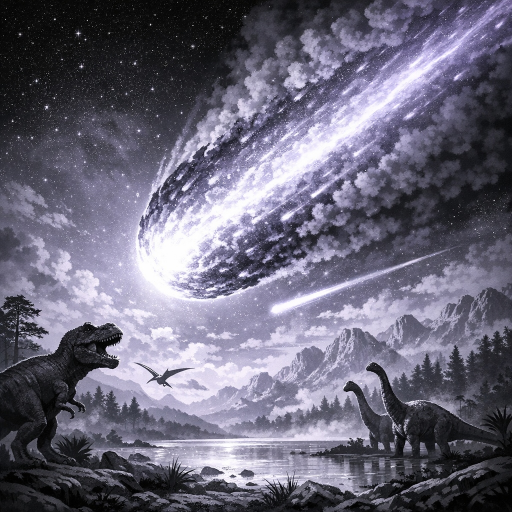
#> input picture dist/images/herds_watching.jpg, 1024 x 1024 px, found by its file name (shown at 1/2 size); its folder holds 3 pictures in this run
$ python compress.py
#> lines starting #> are read from the running program, lines starting #| are printed output that depends on the picture
import os
import shutil
import subprocess
try:
    from PIL import Image
except ImportError:
    subprocess.check_call(["pip", "install", "Pillow"])
    from PIL import Image

src = r"C:\Users\vivpawar\.gemini\antigravity\brain\cd262351-a379-4173-a356-19a029455108\media__1774414946425.png"
dst = r"public\images\main_bg.png"
if os.path.exists(src):
    shutil.copyfile(src, dst)

folder = r"public\images"
for filename in os.listdir(folder):
    if filename.endswith(".jpg") or filename.endswith(".png"):
        filepath = os.path.join(folder, filename)
        outpath = os.path.join(folder, filename.rsplit('.', 1)[0] + '.webp')

        try:
            with Image.open(filepath) as img:
#> img is the input picture: PIL image 1024x1024 RGB; mean R, G, B 105.3, 102.8, 120.1
                img.thumbnail((800, 800))
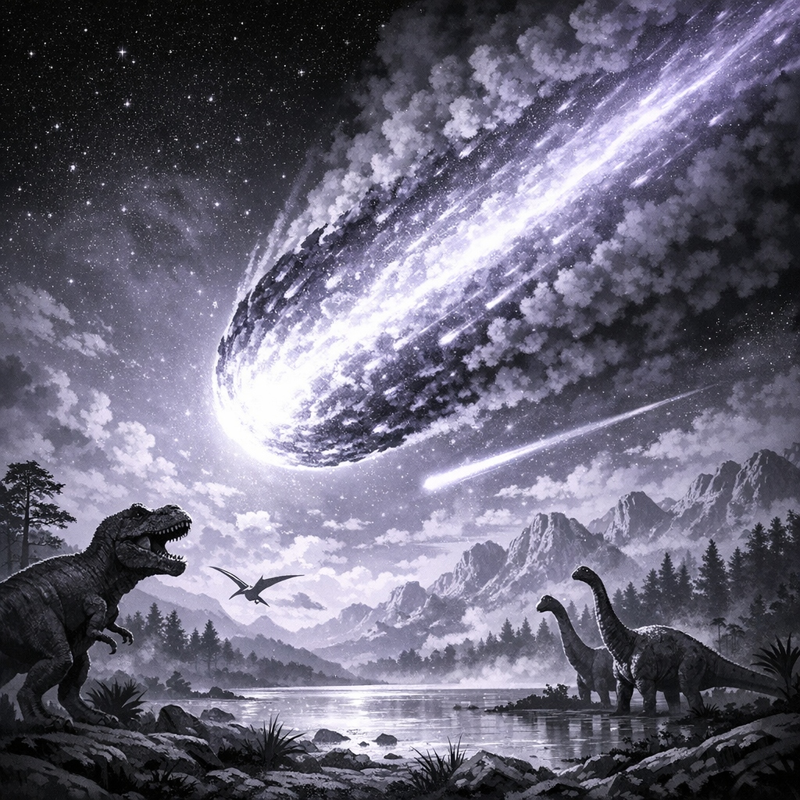
#> img: PIL image 800x800 RGB; mean R, G, B 105.3, 102.8, 120.1
                if img.mode != "RGB" and img.mode != "RGBA":
                    img = img.convert("RGBA")
                img.save(outpath, "webp", quality=50)
            os.remove(filepath)
            print(f"Compressed {filename} to {outpath}")
        except Exception as e:
            print(f"Failed on {filename}: {e}")
#> pass 2 of the loop `for filename in os.listdir(folder):`:
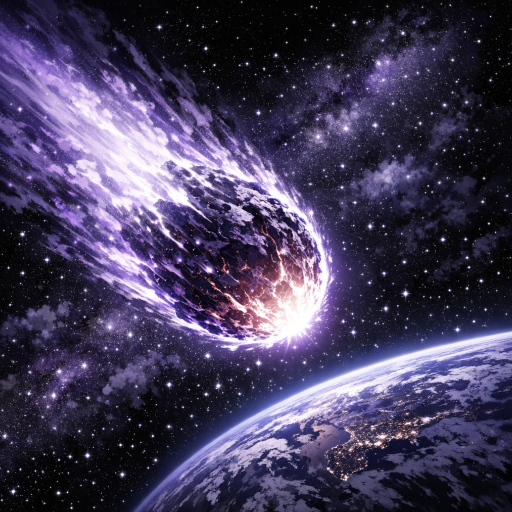
#> input picture dist/images/meteor_in_space.jpg, 1024 x 1024 px, found by its file name (shown at 1/2 size)
#> img is the input picture: PIL image 1024x1024 RGB; mean R, G, B 68.3, 60.7, 90.1
#> `img.thumbnail((800, 800))`:
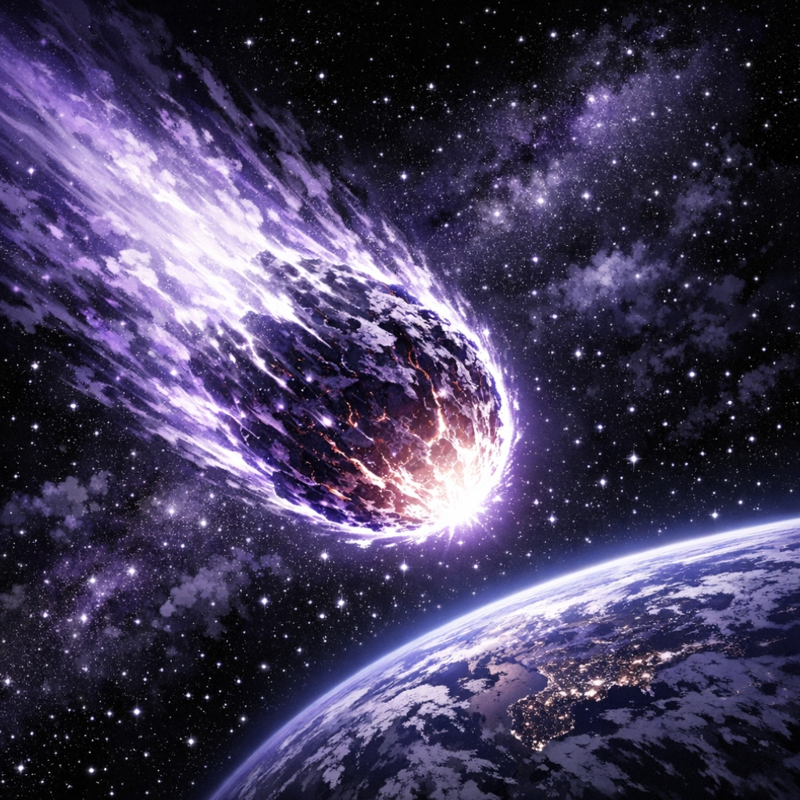
#> img: PIL image 800x800 RGB; mean R, G, B 68.3, 60.7, 90.1
#> pass 3 of the loop `for filename in os.listdir(folder):`:
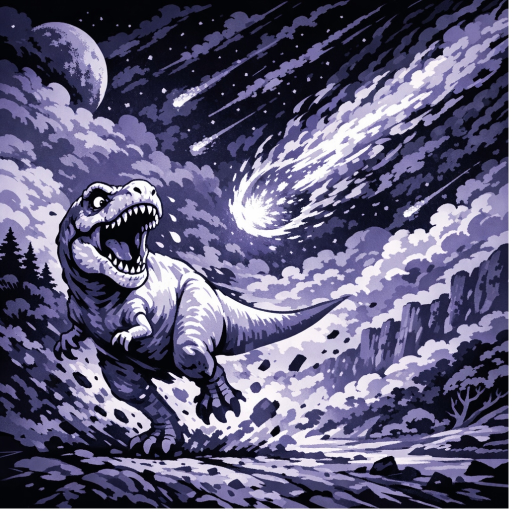
#> input picture dist/images/rex_running.jpg, 1024 x 1024 px, found by its file name (shown at 1/2 size)
#> img is the input picture: PIL image 1024x1024 RGB; mean R, G, B 95.1, 92, 120.6
#> `img.thumbnail((800, 800))`:
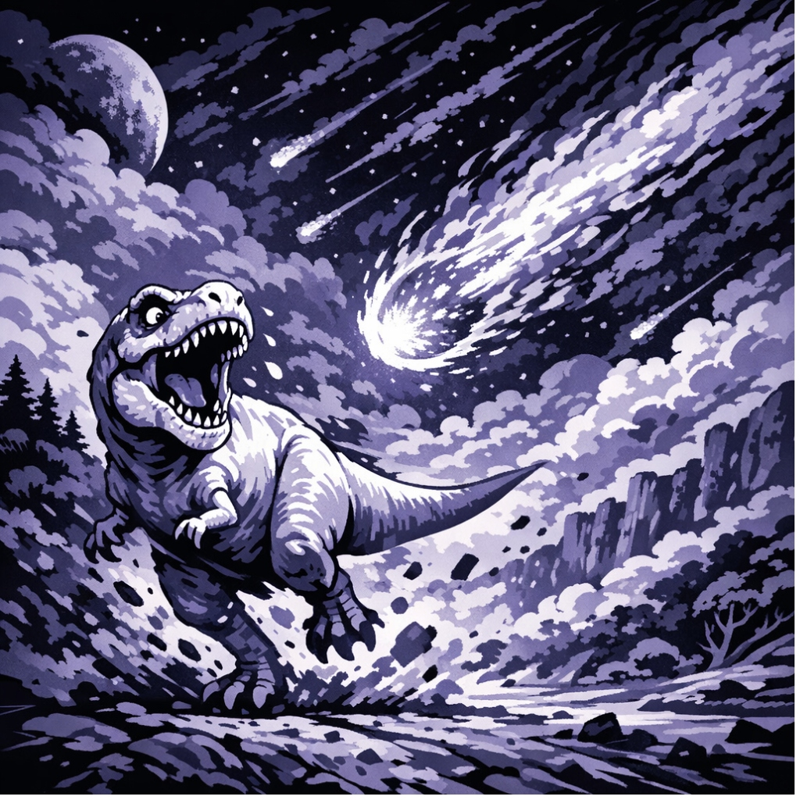
#> img: PIL image 800x800 RGB; mean R, G, B 95.1, 92, 120.6
